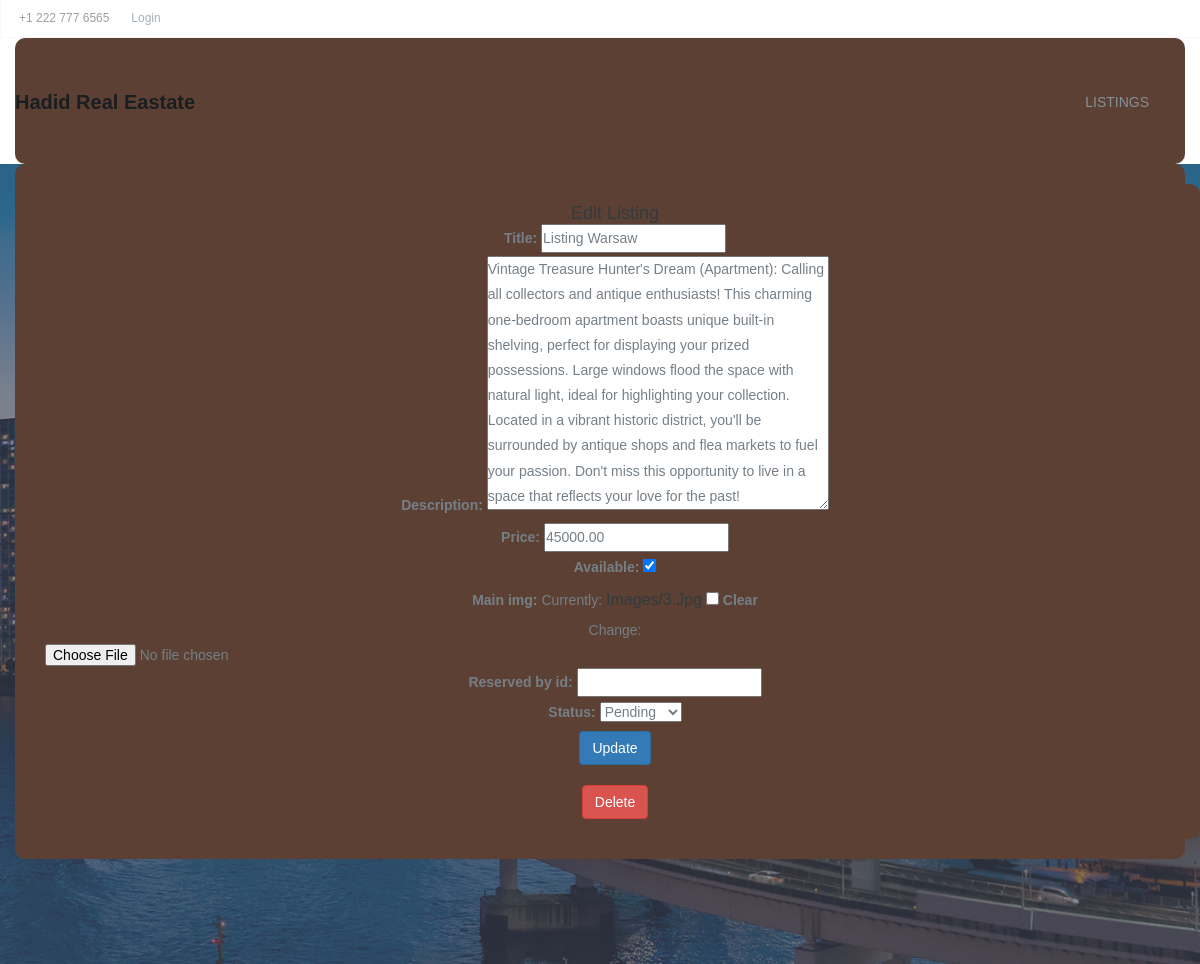
The page /3/edit/ on the database its author committed.
### listings/models.py (models this page shows, shortened)
class Listing(models.Model):
    title = models.CharField(max_length=200)
    description = models.TextField()
    price = models.DecimalField(max_digits=10, decimal_places=2)
    available = models.BooleanField(default=True)
    main_img = models.ImageField(upload_to='images/', blank=True, null=True)
    created_at = models.DateTimeField(auto_now_add=True)
    updated_at = models.DateTimeField(auto_now=True)
    reserved_by_id = models.IntegerField(null=True, blank=True)
    status = models.CharField(
        max_length=20,
        choices=[(status.name,status.value) for status in OrderStatus],
        default= OrderStatus.PENDING.name
    )

### listings/views.py (the view, shortened to what this page needs)
# urls.py: path('<int:pk>/edit/', views.listing_update, name='listing_update'),
def listing_update(request, pk):
    listing = get_object_or_404(Listing, pk=pk)
    form = ListingForm(initial={'title': listing.title, 'description': listing.description, 'price': listing.price,
                                'available': 'on' if listing.available else 'off', 'main_img': listing.main_img})
    return render(request, 'listings/listing_form.html', {'form': form, 'pk': pk})

### listings/forms.py
class ListingForm(forms.ModelForm):
    class Meta:
        model = Listing
        fields = '__all__'

### real_estate/templates/listings/listing_form.html (shortened to what this page needs)
{% extends 'base.html' %}
{% block content %}
<div class="container">
    <h1 class="mt-5">{% if pk %}Edit Listing{% else %}New Listing{% endif %}</h1>
    <form method="post" enctype="multipart/form-data">
        {{ form.as_p }}
        <button type="submit" class="btn btn-primary">{% if pk %}Update{% else %}Create{% endif %}</button>
    </form>
    {%if pk%}
    <a href="{% url 'listing_delete' pk %}" class="btn btn-danger ">Delete</a>
    {% endif %}
</div>
{% endblock %}

### real_estate/static/css/mystyle.css (style rules this page uses)
body { font-family: 'Helvetica Neue', Arial, sans-serif; background-color: #5C4033; color: #050505; }
.container { max-width: 1200px; margin: auto; background-color: #5C4033; padding: 20px; border-radius: 10px; color: #050505; }
.btn-primary { background-color: #FF8C00; border-color: #FF8C00; }

### listings/static/css/bootsnav.css (style rules this page uses)
body { -webkit-transition: all 0.3s ease-in-out; -moz-transition: all 0.3s ease-in-out; -o-transition: all 0.3s ease-in-out; -ms-transition: all 0.3s ease-in-out; transition: all 0.3s ease-in-out; }

### listings/static/css/style.css (style rules this page uses)
* { padding: 0; margin: 0; }
* { -webkit-box-sizing:border-box; -moz-box-sizing:border-box; -o-box-sizing:border-box; -ms-box-sizing:border-box; box-sizing:border-box; }
body { font-family: 'Poppins', sans-serif; font-size:14px; color:#a09e9c; text-transform:initial; max-width:1920px; margin:0 auto; overflow-x:hidden; }
a,a:hover,a:active,a:focus { display:inline-block; text-decoration:none; color: #343a3f; font-size:16px; padding:0; font-weight: 500; text-transform: capitalize; }
h1,h2,h3,h4,h5,h6 { margin: 0; color:#343a3f; font-size: 18px; font-weight: 500; text-transform: capitalize; }
p { margin: 0; color:#767f86; font-size:14px; line-height: 1.8; text-transform: initial; }
select,input,textarea,button { box-shadow:none;outline:0!important; }
button { background: transparent;border: 0;font-size: 12px; }
html,body { height: 100%; }

### rows shown on the page
Listing: title "Listing Warsaw", description "Vintage Treasure Hunter's Dream (Apartment): Calling all collectors and antique enthusiasts! This charming one-bedroom apartment boasts unique built-in shelving, perfect for displaying your prized possessions. Large windows flood the space with natural light, ideal for highlighting your collection. Located in a vibrant historic district, you'll be surrounded by antique shops and flea markets to fuel your passion. Don't miss this opportunity to live in a space that reflects your love for the past!", price "45000.00", available "☑", status "Pending"
